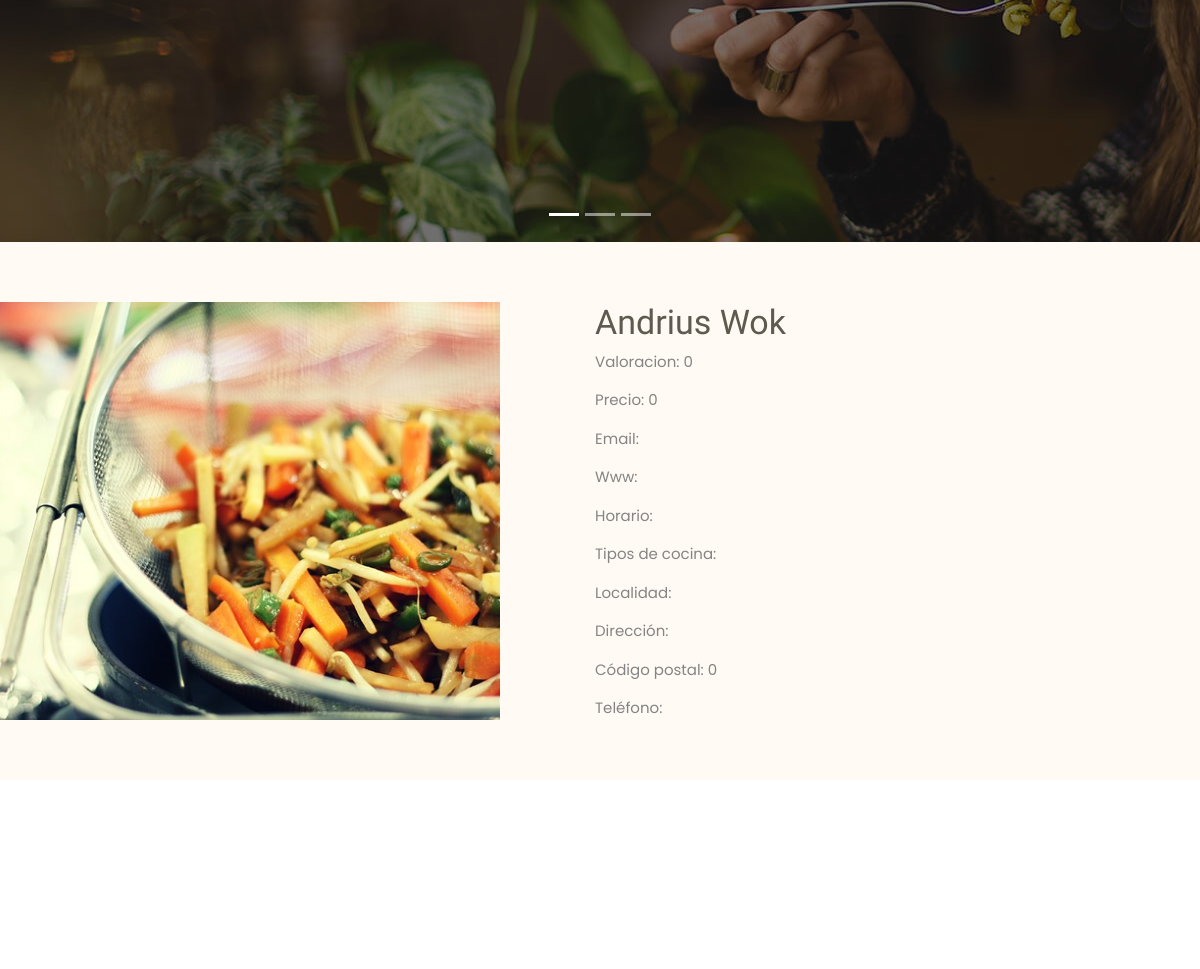
/restaurant.php?id=3 (middle part), run on an earlier commit of the app's database.
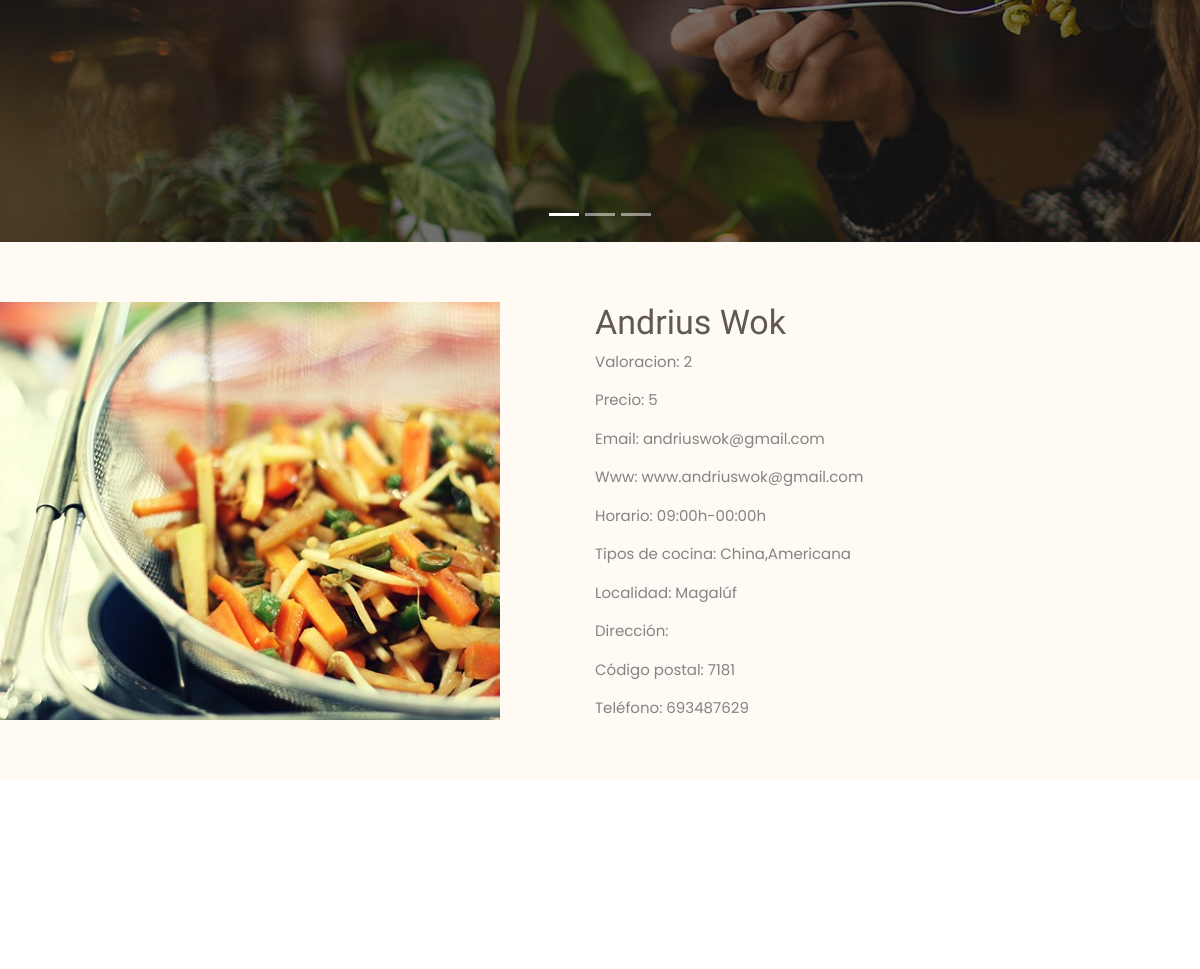
And on a later commit of the database.
### tables this page shows
CREATE TABLE `Restaurantes` (
  `Id` int NOT NULL,
  `nombre` varchar(100) NOT NULL,
  `localidad` varchar(50) NOT NULL,
  `dicección` varchar(50) NOT NULL,
  `cp` int NOT NULL,
  `telf` varchar(20) NOT NULL,
  `precios` int NOT NULL,
  `valoracion` int NOT NULL,
  `email` varchar(50) NOT NULL,
  `web` varchar(50) NOT NULL,
  `horario` varchar(20) NOT NULL,
  `cocina` tinytext NOT NULL,
  `foto` varchar(50) NOT NULL,
  `maps` varchar(1000) NOT NULL
);

### www/back/restaurantb.php (called while the page is built)
<?php
require 'conexion.php';
if(isset($_GET['id'])){
    $id=$_GET['id'];
    $sql = "SELECT * FROM Restaurantes WHERE Id = '".$id."'";
    if($result = mysqli_query($conn, $sql)){
        if(mysqli_num_rows($result) > 0){
            $row = mysqli_fetch_array($result);
            $foto = "img/".$row['foto'];
        }
    }
}
?>

### www/restaurant.php (the view, shortened to what this page needs)
<?php require 'back/restaurantb.php';?>
<?php require 'componentes/header.php'?>
<section id="about" class="about">
      <div class="container-fluid">
        <div class="row">
          <div class="col-lg-5 align-items-stretch video-box" style='background-image: url("<?php echo $foto ?>");'>
          </div>
          <div class="col-lg-7 d-flex flex-column justify-content-center align-items-stretch">
            <div class="content">
            <h3><?php echo $row['nombre']?></h3>
            <p>Valoracion: <?php echo $row['valoracion']?></p>
            <p>Precio: <?php echo $row['precios']?></p>
            <p>Email: <?php echo $row['email']?></p>
            <p>Www: <?php echo $row['web']?></p>
            <p>Horario: <?php echo $row['horario']?></p>
            <p>Tipos de cocina: <?php echo $row['cocina']?></p>
            <p>Localidad:  <?php echo $row['localidad']?></p>
            <p>Dirección: <?php echo $row['diceccion']?></p>
            <p>Código postal: <?php echo $row['cp']?></p>
            <p>Teléfono: <?php echo $row['telf']?></p>
            </div>
          </div>
        </div>
      </div>
    </section>
    <div class="row">
        <div class="col-md d-flex justify-content-center flex-column text-center align-items-center">
        <iframe src="<?php echo $row['maps']?>" width="800" height="450" frameborder="0" style="border:0;" allowfullscreen="" aria-hidden="false" tabindex="0"></iframe>
            </div>
            </div>
<?php require 'componentes/footer.php'?>

What changed in the data, as far as the page shows it:
changed restaurantes "Andrius Wok": valoracion "0" → "2"; precios "0" → "5"; email (not shown) → "andriuswok@gmail.com"; web (not shown) → "www.andriuswok@gmail.com"; horario (not shown) → "09:00h-00:00h"; cocina (not shown) → "China,Americana"; localidad (not shown) → "Magalúf"; cp "0" → "7181"; telf (not shown) → "693487629"
